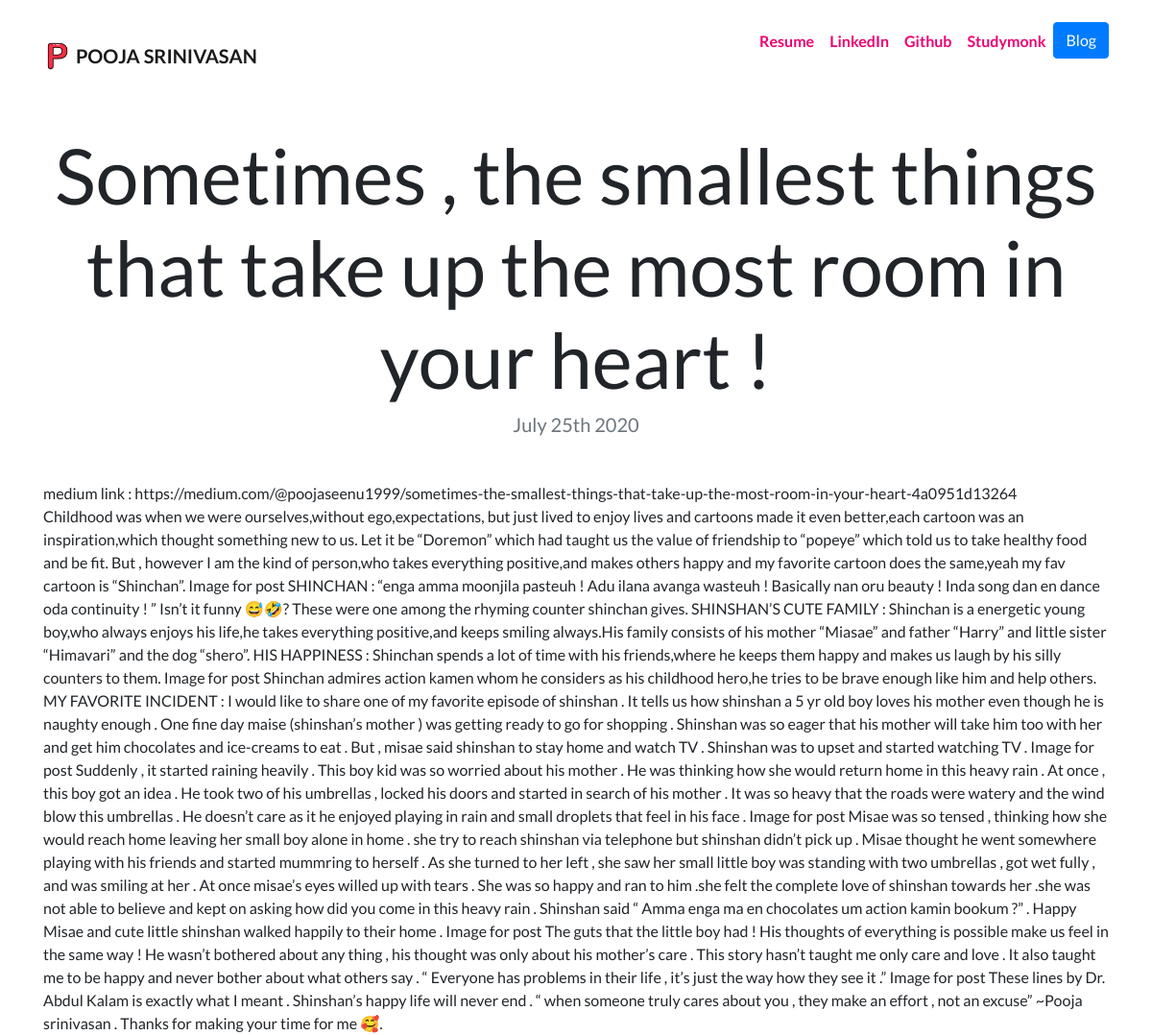
Page /blog/7/ on the committed database.
### blog/models.py (models this page shows, shortened)
class Blog(models.Model):
    title = models.CharField(max_length=200)
    description = models.TextField()
    date = models.DateField()

### blog/views.py (the view)
# urls.py: path('<int:blog_id>/',views.detail, name='detail'),
def detail(request, blog_id):
    blog = get_object_or_404(Blog, pk=blog_id)
    return render(request,'blog/detail.html',{'blog':blog})

### blog/templates/blog/detail.html
{% extends "portfolio/base.html" %}
{% load static %}
{% block content %}
<h1 class="text-center mt-5" id="blogdetailtitle">{{ blog.title }}</h1>
<h5 class="text-center text-muted mb-5">{{ blog.date|date:'F jS Y' }}</h5>
{{ blog.description|safe }}
{% endblock %}

### portfolio_page/static/custom.css (style rules this page uses)
body { font-family: 'Lato', sans-serif; }
@media (min-width: 992px) { #blogdetailtitle { font-size: 5rem; } }

### rows in the picture
Blog: title "Sometimes , the smallest things that take up the most room in your heart !", date "July 25th 2020", description "medium link : https://medium.com/@poojaseenu1999/sometimes-the-smallest-things-that-take-up-the-most-room-in-your-heart-4a0951d13264 Childhood was when we were ourselves,without ego,expectations, but just lived to enjoy lives and cartoons made it even better,each cartoon was an inspiration,which thought something new to us. Let it be “Doremon” which had taught us the value of friendship to “popeye” which told us to take healthy food and be fit. But , however I am the kind of person,who takes everything positive,and makes others happy and my favorite cartoon does the same,yeah my fav cartoon is “Shinchan”. Image for post SHINCHAN : “enga amma moonjila pasteuh ! Adu ilana avanga wasteuh !…"
